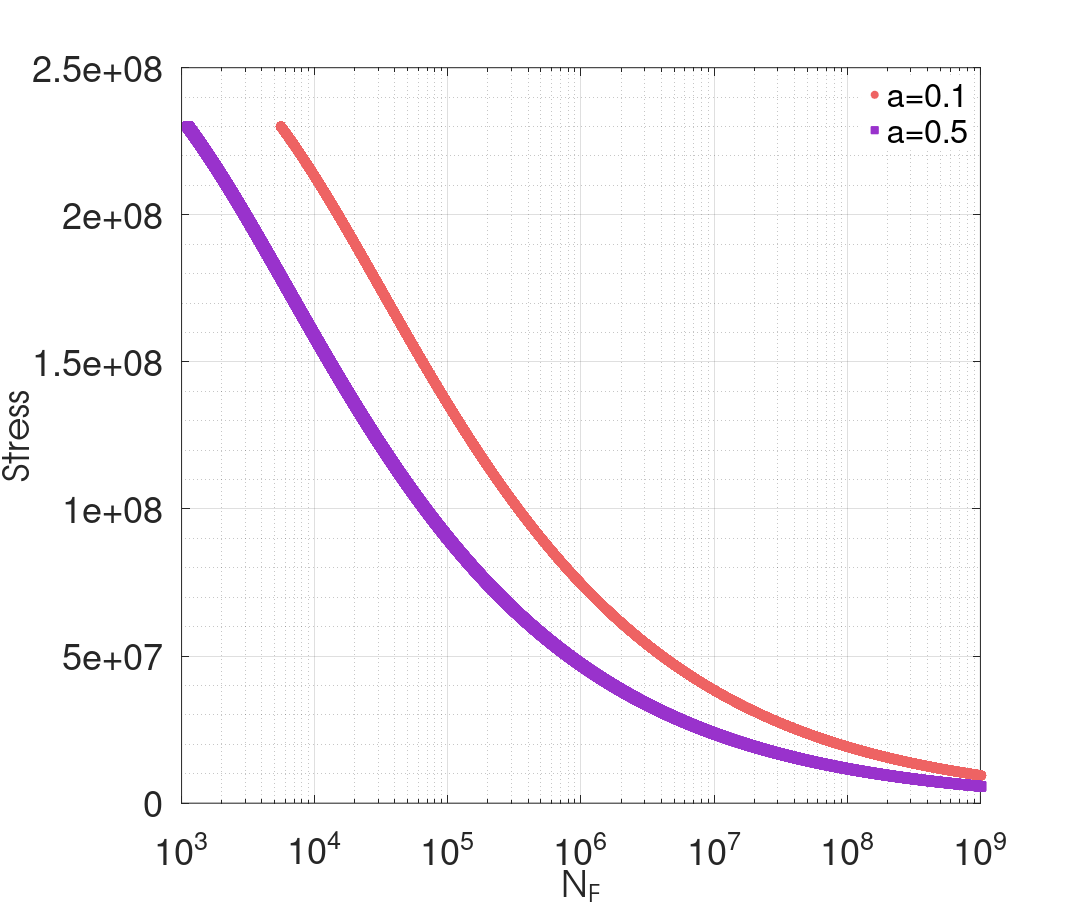

Write the MATLAB code that produced this figure.
clear;clc;close all;
%---------------------Verified parameters in random loading case-----------------------------
b1=1.1;                    %weakening scales distribution exponent
b2=1.1;                    %weakening scales distribution exponent
a1=0.1;                %sensitivity of sequence effect(control alp>0)
a2=0.5;                %sensitivity of sequence effect(control alp>0)
W0=3.27e8;            %dissipated energy to failure per unit volume
%---------------------Verified parameters in constant loading case-----------------------------
y=230e6;           %macroscopic yield stress
E=72e9;              %Young's modulus
k=6e8;                 %hardening parameter
nu=0.3;                     %poisson's ratio
sigu=320e6;             %ultimite stress
lam=0.1;               %hydrostatic pressure sensitivity

%---------------a b correspond to high and low bounds of cyclic load, 1 2
%correspond to  different parameters comparison------------------
stress11=1000:1000:y;
m=0.1*stress11;
Smax=sqrt(2/3).*stress11;
hydroa=1/3.*(stress11+m);
yielda=y-lam.*hydroa;
smina=yielda.*Smax.^-1;
hydrob=1/3.*(-stress11+m);
yieldb=y-lam.*hydrob;
sminb=yieldb.*Smax.^-1;
yieldm=(yielda+yieldb)/2;
alphamax1=(1-a1.*(smina-1).^-b1);
alphamin1=(1-a1.*(sminb-1).^-b1);
alphamax2=(1-a2.*(smina-1).^-b2);
alphamin2=(1-a2.*(sminb-1).^-b2);
alpm1=(alphamax1+alphamin1)/2;
alpm2=(alphamax2+alphamin2)/2;

NF1=(1-alpm1).^-1*W0*E*(E+k*nu)*b1*(b1+1)*((4*(E-k)*(1+nu)*(b1-1)))^-1.*yieldm.^(b1-1).*Smax.^(-b1-1);
NF2=(1-alpm2).^-1*W0*E*(E+k*nu)*b2*(b2+1)*((4*(E-k)*(1+nu)*(b2-1)))^-1.*yieldm.^(b2-1).*Smax.^(-b2-1);


sn1=semilogx(NF1,stress11,'LineStyle', 'none','LineWidth', 1,'Marker', 'o', 'MarkerSize', 10, ...
            'MarkerEdgeColor', [238 99 99]/255, 'MarkerFaceColor',[238 99 99]/255);
hold on
sn2=semilogx(NF2,stress11,'LineStyle', 'none','LineWidth', 1,'Marker', 's', 'MarkerSize', 10, ...
            'MarkerEdgeColor', [153 50 204]/255, 'MarkerFaceColor',[153 50 204]/255);
grid on;
grid minor;
xlim([1e3 1e9]);
set(gca,'XTick',[1e0,1e1,1e2,1e3,1e4,1e5,1e6,1e7,1e8,1e9] );
% hTitle =title('S-N curve at constant amplitude stress with R=-1 in our model with different $a$');
hXLabel = xlabel('N_F');
hYLabel =ylabel('Stress');

hLegend=legend([sn1,sn2], 'a=0.1','a=0.5','Location','northeast');
set([hLegend, gca], 'FontSize', 40)
set(hLegend,'Box','on');
set(hLegend,'EdgeColor',[1 1 1]); %set the edge colour of the legend to white 
% Adjust font
set(gca, 'FontName', 'Helvetica')
set([hXLabel, hYLabel], 'FontName', 'AvantGarde')
set([hXLabel, hYLabel], 'FontSize',40)

% Adjust axes properties
set(gcf,'color','w'); %set figure background transparent
set(gca,'color','w'); %set axis transparent
% Maximize print figure
set(gcf,'outerposition',get(0,'screensize'));
set(gcf, 'PaperPositionMode', 'manual');
set(gcf, 'PaperUnits', 'points'); %[ {inches} | centimeters | normalized | points ]
set(gcf, 'PaperPosition', [0 0 1200 1000]); %set(gcf,'PaperPosition',[left,bottom,width,height])
%  saveas(gcf,'F:\Git\Anew\figures\SNa.png');
